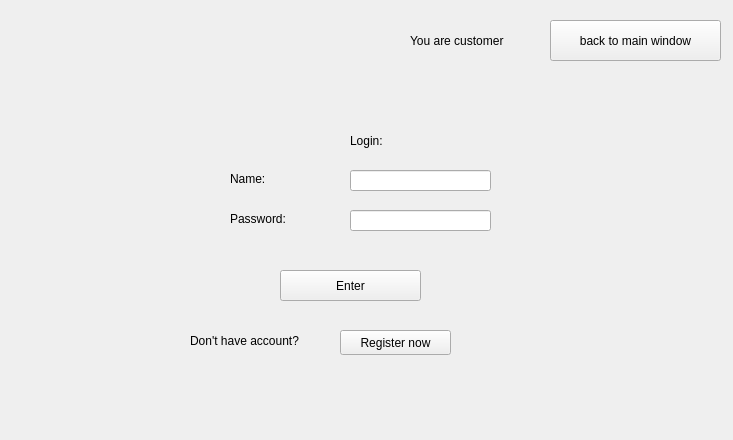
<?xml version="1.0" encoding="UTF-8"?>
<ui version="4.0">
 <class>LoginWindow</class>
 <widget class="QWidget" name="LoginWindow">
  <property name="geometry">
   <rect>
    <x>0</x>
    <y>0</y>
    <width>733</width>
    <height>440</height>
   </rect>
  </property>
  <property name="windowTitle">
   <string>Form</string>
  </property>
  <widget class="QPushButton" name="BackToMainWindowFromLoginBtn">
   <property name="geometry">
    <rect>
     <x>550</x>
     <y>20</y>
     <width>171</width>
     <height>41</height>
    </rect>
   </property>
   <property name="text">
    <string>back to main window</string>
   </property>
  </widget>
  <widget class="QLabel" name="label">
   <property name="geometry">
    <rect>
     <x>410</x>
     <y>20</y>
     <width>151</width>
     <height>41</height>
    </rect>
   </property>
   <property name="text">
    <string>You are customer</string>
   </property>
  </widget>
  <widget class="QLabel" name="label_2">
   <property name="geometry">
    <rect>
     <x>350</x>
     <y>120</y>
     <width>171</width>
     <height>41</height>
    </rect>
   </property>
   <property name="text">
    <string>Login:</string>
   </property>
  </widget>
  <widget class="QLineEdit" name="loginNameInput">
   <property name="geometry">
    <rect>
     <x>350</x>
     <y>170</y>
     <width>141</width>
     <height>21</height>
    </rect>
   </property>
  </widget>
  <widget class="QLineEdit" name="loginPasswordInput">
   <property name="geometry">
    <rect>
     <x>350</x>
     <y>210</y>
     <width>141</width>
     <height>21</height>
    </rect>
   </property>
  </widget>
  <widget class="QLabel" name="label_3">
   <property name="geometry">
    <rect>
     <x>230</x>
     <y>170</y>
     <width>67</width>
     <height>17</height>
    </rect>
   </property>
   <property name="text">
    <string>Name:</string>
   </property>
  </widget>
  <widget class="QLabel" name="label_4">
   <property name="geometry">
    <rect>
     <x>230</x>
     <y>210</y>
     <width>67</width>
     <height>17</height>
    </rect>
   </property>
   <property name="text">
    <string>Password:</string>
   </property>
  </widget>
  <widget class="QPushButton" name="confirmLoginButton">
   <property name="geometry">
    <rect>
     <x>280</x>
     <y>270</y>
     <width>141</width>
     <height>31</height>
    </rect>
   </property>
   <property name="text">
    <string>Enter</string>
   </property>
  </widget>
  <widget class="QLabel" name="label_5">
   <property name="geometry">
    <rect>
     <x>190</x>
     <y>330</y>
     <width>141</width>
     <height>21</height>
    </rect>
   </property>
   <property name="text">
    <string>Don't have account? </string>
   </property>
  </widget>
  <widget class="QPushButton" name="goToResgisterButton">
   <property name="geometry">
    <rect>
     <x>340</x>
     <y>330</y>
     <width>111</width>
     <height>25</height>
    </rect>
   </property>
   <property name="text">
    <string>Register now</string>
   </property>
  </widget>
 </widget>
 <resources/>
 <connections/>
</ui>
